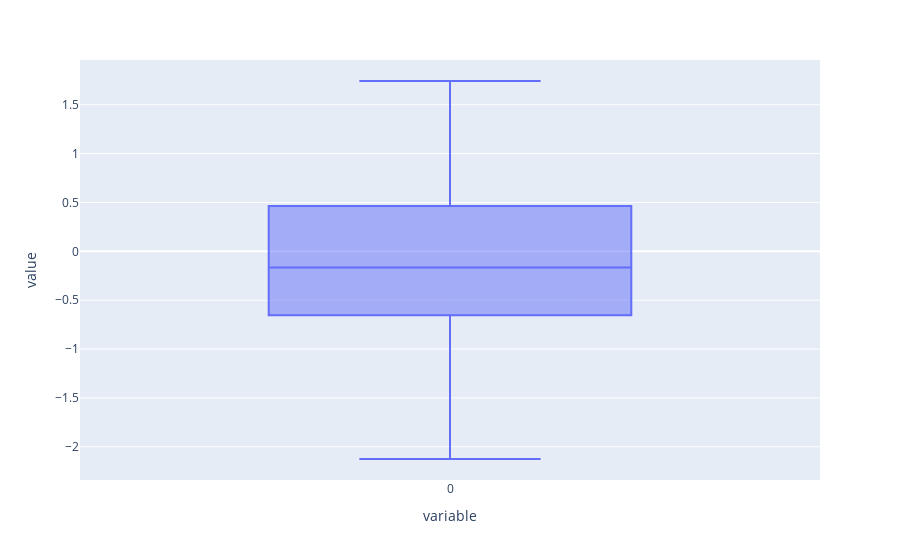

The code cell stored with this chart in its notebook:
### Code cell
# Plotly boxplot
fig = px.box(data)
fig.show()

### Figure 1 — Plotly figure (JSON) as saved in the notebook; plotly's stock layout.template omitted (floating-point values rounded to 4 significant figures)
{"data": [{"alignmentgroup": "True", "hovertemplate": "variable=%{x}<br>value=%{y}<extra></extra>", "legendgroup": "", "marker": {"color": "#636efa"}, "name": "", "notched": false, "offsetgroup": "", "orientation": "v", "showlegend": false, "type": "box", "x": ["0", "0", "0", "0", "0", "0", "0", "0", "0", "0", "0", "0", "0", "0", "0", "0", "0", "0", "0", "0", "0", "0", "0", "0", "0", "0", "0", "0", "0", "0", "0", "0", "0", "0", "0", "0", "0", "0", "0", "0", "0", "0", "0", "0", "0", "0", "0", "0", "0", "0", "0", "0", "0", "0", "0", "0", "0", "0", "0", "0", "0", "0", "0", "0", "0", "0", "0", "0", "0", "0", "0", "0", "0", "0", "0", "0", "0", "0", "0", "0", "0", "0", "0", "0", "0", "0", "0", "0", "0", "0", "0", "0", "0", "0", "0", "0", "0", "0", "0", "0"], "x0": " ", "xaxis": "x", "y": [-0.4304, -0.02819, -0.07605, -1.123, -0.5148, 0.888, -1.769, -0.3674, -0.2505, -2.102, -1.117, -0.1551, 0.3267, 0.6348, -1.102, -0.06563, 1.08, 0.1081, 0.2697, 0.7958, -0.361, -0.6166, -0.6355, 0.6088, 0.4934, -0.8347, -0.8043, -0.8461, -0.2923, 0.9593, -0.2325, -0.8975, -0.1628, 1.43, -0.8955, 0.2874, -0.09391, -0.1374, -0.2522, 0.8853, -0.2274, -0.2751, -0.5362, -0.6704, -1.267, -0.2726, -0.9379, 0.1167, -1.895, -1.394, -0.692, 1.743, 1.349, 1.316, -0.5785, 1.308, 0.0504, 0.7879, 0.08667, -0.7724, -0.3353, -1.184, 0.3819, -0.06629, -0.7392, 0.4718, 0.9543, -0.9328, 0.2499, 0.9198, 0.5018, -0.2076, -0.7432, 0.8624, 0.3371, -0.5524, 0.9521, -0.4052, -0.2159, -1.3, 0.2388, -0.5826, 0.01027, -0.1676, -0.4554, 0.4372, -0.2194, 0.1803, 0.6245, -0.6885, -0.2173, -2.125, 0.4546, 0.3735, 0.7045, 0.6782, 0.7323, 0.5512, -0.9198, 0.154], "y0": " ", "yaxis": "y"}], "layout": {"boxmode": "group", "legend": {"tracegroupgap": 0}, "margin": {"t": 60}, "xaxis": {"anchor": "y", "domain": [0, 1], "title": {"text": "variable"}}, "yaxis": {"anchor": "x", "domain": [0, 1], "title": {"text": "value"}}}}
